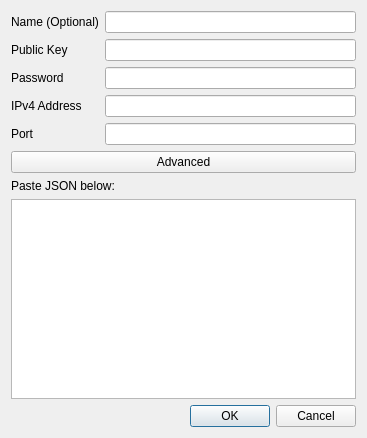
<?xml version="1.0" encoding="UTF-8"?>
<ui version="4.0">
 <class>Dialog</class>
 <widget class="QDialog" name="Dialog">
  <property name="windowModality">
   <enum>Qt::NonModal</enum>
  </property>
  <property name="geometry">
   <rect>
    <x>0</x>
    <y>0</y>
    <width>367</width>
    <height>432</height>
   </rect>
  </property>
  <property name="windowTitle">
   <string>Add Peer</string>
  </property>
  <layout class="QGridLayout" name="gridLayout">
   <item row="4" column="0">
    <widget class="QDialogButtonBox" name="buttonBox">
     <property name="orientation">
      <enum>Qt::Horizontal</enum>
     </property>
     <property name="standardButtons">
      <set>QDialogButtonBox::Cancel|QDialogButtonBox::Ok</set>
     </property>
    </widget>
   </item>
   <item row="0" column="0">
    <layout class="QGridLayout" name="gridLayout_2">
     <property name="sizeConstraint">
      <enum>QLayout::SetFixedSize</enum>
     </property>
     <item row="3" column="1">
      <widget class="QLineEdit" name="passField"/>
     </item>
     <item row="5" column="1">
      <widget class="QLineEdit" name="portField"/>
     </item>
     <item row="4" column="1">
      <widget class="QLineEdit" name="v4Field"/>
     </item>
     <item row="1" column="0">
      <widget class="QLabel" name="label">
       <property name="text">
        <string>Name (Optional)</string>
       </property>
      </widget>
     </item>
     <item row="2" column="0">
      <widget class="QLabel" name="label_2">
       <property name="text">
        <string>Public Key</string>
       </property>
      </widget>
     </item>
     <item row="3" column="0">
      <widget class="QLabel" name="label_3">
       <property name="text">
        <string>Password</string>
       </property>
      </widget>
     </item>
     <item row="4" column="0">
      <widget class="QLabel" name="label_4">
       <property name="text">
        <string>IPv4 Address</string>
       </property>
      </widget>
     </item>
     <item row="5" column="0">
      <widget class="QLabel" name="label_5">
       <property name="text">
        <string>Port</string>
       </property>
      </widget>
     </item>
     <item row="2" column="1">
      <widget class="QLineEdit" name="keyField"/>
     </item>
     <item row="1" column="1">
      <widget class="QLineEdit" name="nameField"/>
     </item>
    </layout>
   </item>
   <item row="1" column="0">
    <widget class="QPushButton" name="pushButton">
     <property name="text">
      <string>Advanced</string>
     </property>
    </widget>
   </item>
   <item row="3" column="0">
    <widget class="QPlainTextEdit" name="plainTextEdit">
     <property name="minimumSize">
      <size>
       <width>0</width>
       <height>200</height>
      </size>
     </property>
    </widget>
   </item>
   <item row="2" column="0">
    <widget class="QLabel" name="jsonLabel">
     <property name="text">
      <string>Paste JSON below:</string>
     </property>
    </widget>
   </item>
  </layout>
 </widget>
 <tabstops>
  <tabstop>nameField</tabstop>
  <tabstop>keyField</tabstop>
  <tabstop>passField</tabstop>
  <tabstop>v4Field</tabstop>
  <tabstop>portField</tabstop>
  <tabstop>buttonBox</tabstop>
 </tabstops>
 <resources/>
 <connections>
  <connection>
   <sender>buttonBox</sender>
   <signal>accepted()</signal>
   <receiver>Dialog</receiver>
   <slot>accept()</slot>
   <hints>
    <hint type="sourcelabel">
     <x>248</x>
     <y>254</y>
    </hint>
    <hint type="destinationlabel">
     <x>157</x>
     <y>274</y>
    </hint>
   </hints>
  </connection>
  <connection>
   <sender>buttonBox</sender>
   <signal>rejected()</signal>
   <receiver>Dialog</receiver>
   <slot>reject()</slot>
   <hints>
    <hint type="sourcelabel">
     <x>316</x>
     <y>260</y>
    </hint>
    <hint type="destinationlabel">
     <x>286</x>
     <y>274</y>
    </hint>
   </hints>
  </connection>
  <connection>
   <sender>pushButton</sender>
   <signal>released()</signal>
   <receiver>plainTextEdit</receiver>
   <slot>show()</slot>
   <hints>
    <hint type="sourcelabel">
     <x>183</x>
     <y>154</y>
    </hint>
    <hint type="destinationlabel">
     <x>183</x>
     <y>257</y>
    </hint>
   </hints>
  </connection>
  <connection>
   <sender>pushButton</sender>
   <signal>released()</signal>
   <receiver>jsonLabel</receiver>
   <slot>show()</slot>
   <hints>
    <hint type="sourcelabel">
     <x>183</x>
     <y>92</y>
    </hint>
    <hint type="destinationlabel">
     <x>183</x>
     <y>117</y>
    </hint>
   </hints>
  </connection>
 </connections>
</ui>
